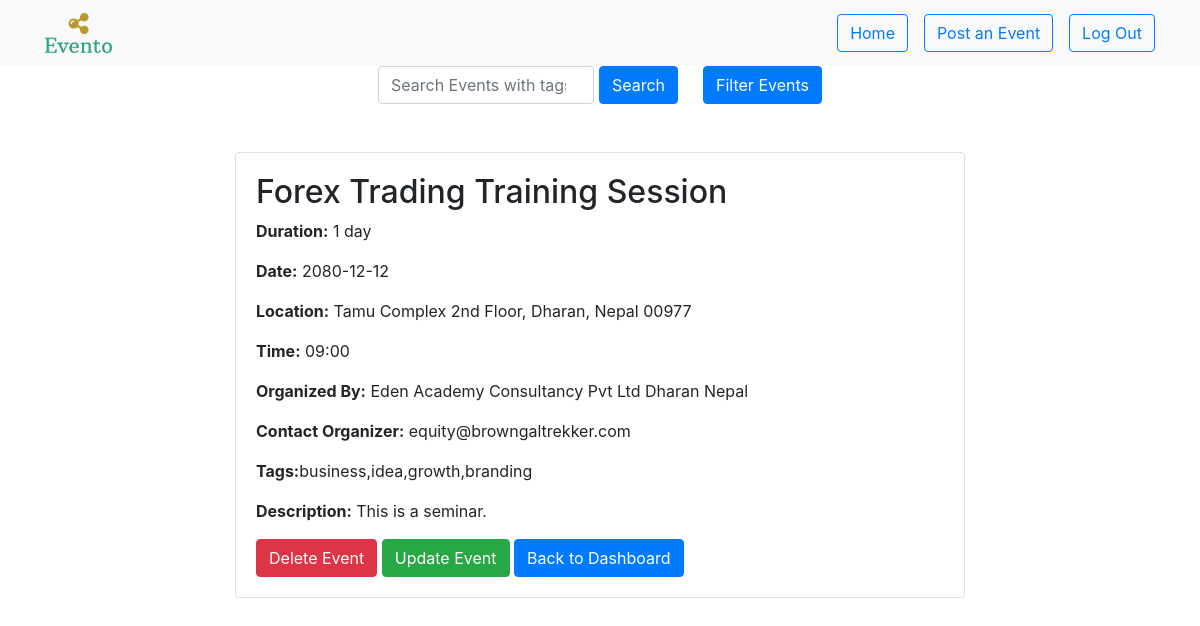
/event_details/1, run on the app's committed database.
### app.py (models this page shows)
class Event(db.Model):
    id = db.Column(db.Integer, primary_key=True)
    eventname = db.Column(db.String(255), nullable=False)
    duration = db.Column(db.String(100), nullable=False)
    date = db.Column(db.String(100), nullable=False)
    location = db.Column(db.String(100), nullable=False)
    description = db.Column(db.String(1024), nullable=False)
    time = db.Column(db.String(100), nullable=False)
    organizer = db.Column(db.String(100), nullable=False)
    contactorganizer = db.Column(db.String(100), nullable=False)
    tags = db.Column(db.String(100), nullable=False)

### app.py (the view)
@app.route('/event_details/<int:event_id>')
def event_details(event_id):
    event = Event.query.get_or_404(event_id)
    return render_template('event_details.html', event=event)

### templates/event_details.html (shortened to what this page needs)
<!DOCTYPE html>
<html lang="en">
<head>
    <link rel="stylesheet" href="https://cdn.jsdelivr.net/npm/bootstrap@4.3.1/dist/css/bootstrap.min.css">
</head>
<body>
    <nav class="navbar navbar-expand-lg navbar-light bg-light">
        <div class="container">
            <a class="navbar-brand" href="{{url_for('dashboard')}}">
                <img src="/static/logo/png/logo-no-background.png" height="40px" width="auto">
            </a>
            <div class="collapse navbar-collapse justify-content-end" id="navbarNav">
                <ul class="navbar-nav">
                    <li class="nav-item mr-3">
                        <button class="btn btn-outline-primary"><a href="{{url_for('dashboard')}}">Home</a></button>
                    </li>
                    <li class="nav-item mr-3">
                        <button class="btn btn-outline-primary"><a href="{{url_for('post_event')}}">Post an Event</a></button>
                    <li class="nav-item">
                        <button class="btn btn-outline-primary"><a href="{{url_for('logout')}}">Log Out</a></button>
                    </li>
                </ul>
            </div>
        </div>
    </nav>
    <div style="display: flex; justify-content: center;">
        <div style="display: flex; justify-content: center;">
            <form action="{{ url_for('search') }}" method="POST">
                <div class="form-outline" data-mdb-input-init style="width: 300px; display: flex;">
                    <input id="search-focus" type="search" class="form-control" name="search_query" placeholder="Search Events with tags" style="flex: 1;">
                    <button type="submit" class="btn btn-primary" style="margin-left: 5px;">Search</button>
                </div>
            </form>
            <button style="margin-left: 25px;" class="btn btn-primary">
                <a href="{{ url_for('filter_events') }}" style="color: white; text-decoration: none;">Filter Events</a>
            </button>
        </div>
    </div>
    <div class="container mt-5">
        <div class="row justify-content-center">
            <div class="col-md-8">
                <div class="card">
                    <div class="card-body">
                        <h2>{{ event.eventname }}</h2>
                        <p><strong>Duration:</strong> {{ event.duration }}</p>
                        <p><strong>Date:</strong> {{ event.date }}</p>
                        <p><strong>Location:</strong> {{ event.location }}</p>
                        <p><strong>Time:</strong> {{ event.time }}</p>
                        <p><strong>Organized By:</strong> {{ event.organizer }}</p>
                        <p><strong>Contact Organizer:</strong> {{ event.contactorganizer }}</p>
                        <p><strong>Tags:</strong>{{event.tags}}</p>
                        <p><strong>Description:</strong> {{ event.description }}</p>
                        <form method="POST" action="{{ url_for('delete_event', event_id=event.id) }}" style="display: inline;">
                            <button type="submit" class="btn btn-danger">Delete Event</button>
                        </form>
                        <a href="{{ url_for('update_event_page', event_id=event.id) }}" class="btn btn-success">Update Event</a>
                        <a href="{{ url_for('dashboard') }}" class="btn btn-primary">Back to Dashboard</a>
                    </div>
                </div>
            </div>
        </div>
    </div>
</body>
</html>

### data on the page
Event: eventname "Forex Trading Training Session", duration "1 day", date "2080-12-12", location "Tamu Complex 2nd Floor, Dharan, Nepal 00977", time "09:00", organizer "Eden Academy Consultancy Pvt Ltd Dharan Nepal", contactorganizer "equity@browngaltrekker.com", tags "business,idea,growth,branding", description "This is a seminar."
